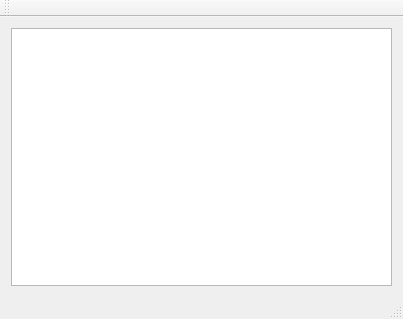
<?xml version="1.0" encoding="UTF-8"?>
<ui version="4.0">
 <class>MainWindow</class>
 <widget class="QMainWindow" name="MainWindow">
  <property name="geometry">
   <rect>
    <x>0</x>
    <y>0</y>
    <width>403</width>
    <height>319</height>
   </rect>
  </property>
  <property name="windowTitle">
   <string>MainWindow</string>
  </property>
  <widget class="QWidget" name="centralWidget">
   <layout class="QVBoxLayout" name="verticalLayout">
    <item>
     <widget class="PDF" name="monPDF"/>
    </item>
   </layout>
  </widget>
  <widget class="QMenuBar" name="menuBar">
   <property name="geometry">
    <rect>
     <x>0</x>
     <y>0</y>
     <width>403</width>
     <height>20</height>
    </rect>
   </property>
  </widget>
  <widget class="QToolBar" name="mainToolBar">
   <attribute name="toolBarArea">
    <enum>TopToolBarArea</enum>
   </attribute>
   <attribute name="toolBarBreak">
    <bool>false</bool>
   </attribute>
  </widget>
  <widget class="QStatusBar" name="statusBar"/>
 </widget>
 <layoutdefault spacing="6" margin="11"/>
 <customwidgets>
  <customwidget>
   <class>PDF</class>
   <extends>QTextBrowser</extends>
   <header location="global">pdf.h</header>
  </customwidget>
 </customwidgets>
 <resources/>
 <connections/>
</ui>
